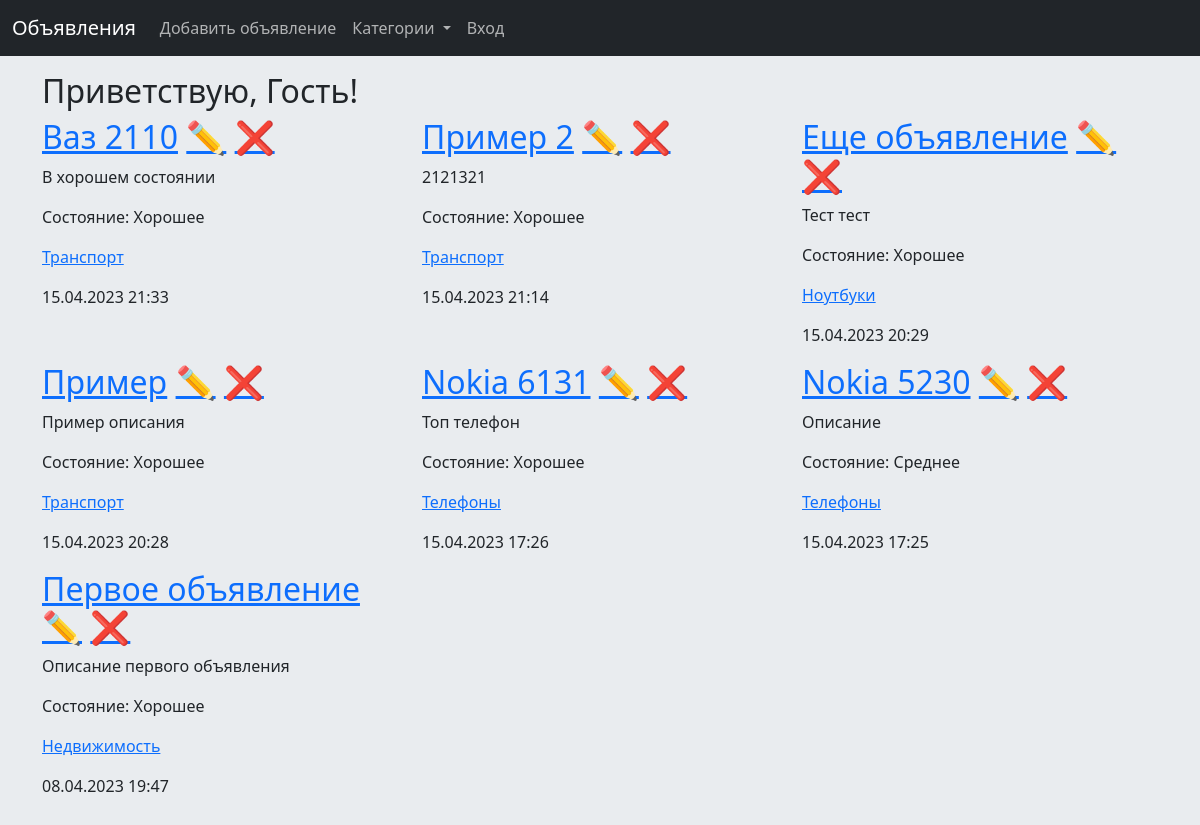
The page / on the database its author committed.
### bboardapp/models.py (models this page shows, shortened)
class Bb(models.Model):
    STATUS_CHOICES = [
        ('Go', 'Хорошее'),
        ('No', 'Среднее'),
        ('Bad', 'Плохое'),
    ]
    title = models.CharField(max_length=50, verbose_name='Название')
    text = models.TextField(null=True, blank=True, verbose_name='Описание')
    status = models.CharField(max_length=50, choices=STATUS_CHOICES, default='Go',
                              verbose_name='Состояние')
    price = models.FloatField(null=True, blank=True, verbose_name='Цена')
    published = models.DateTimeField(auto_now_add=True, db_index=True, verbose_name='Опубликовано')
    rubric = models.ForeignKey('Rubric', null=True, on_delete=models.PROTECT,
                               verbose_name='Категория')
    class Meta:
        verbose_name_plural = 'Объявления'
        verbose_name = 'Объявление'
        ordering = ['-published']

class Rubric(models.Model):
    name = models.CharField(max_length=20, db_index=True, verbose_name='Название')
    class Meta:
        verbose_name_plural = 'Категории'
        verbose_name = 'Категория'
        ordering = ['name']

### bboardapp/views.py (the view)
# urls.py: path('', MainPage.as_view(), name='index'),
class MainPage(TemplateView):
    template_name = 'bboardapp/index.html'
    def get_context_data(self, **kwargs):
        context = super().get_context_data()
        context['bbs'] = Bb.objects.all()
        context['rubrics'] = Rubric.objects.all()
        return context

### bboardapp/templates/bboardapp/index.html
{% extends 'layout/base.html' %}
{% block content %}
<div class="row">
    <h2>Приветствую, {% if not user.is_authenticated %}Гость!{% else %}{{ user.username }}!</h2>
    {% endif %}
</div>
<div class="row row-cols-3">
    {% for bb in bbs %}
    <div class="col">
        <h2><a href="{% url 'detail' pk=bb.pk %}">{{ bb.title }}</a>
            <a class="action" href="{% url 'update' pk=bb.pk %}">✏️</a>
            <a class="action" href="{% url 'delete' pk=bb.pk %}">❌</a></h2>
        <p>{{ bb.text }}</p>
        <p>Состояние: {{ bb.get_status_display }}</p>
        <p><a href="{% url 'by_rubric' bb.rubric.pk %}">{{ bb.rubric.name }}</a></p>
        <p>{{ bb.published|date:'d.m.Y H:i' }}</p>
    </div>
    {% empty %}
    <div>
        <h2>Объявления скоро появятся</h2>
    </div>
    {% endfor %}
</div>
{% endblock %}

### rows shown on the page
Bb: title "Ваз 2110", text "В хорошем состоянии", status "Хорошее", rubric.name "Транспорт", published "15.04.2023 21:33"
Bb: title "Пример 2", text "2121321", status "Хорошее", rubric.name "Транспорт", published "15.04.2023 21:14"
Bb: title "Еще объявление", text "Тест тест", status "Хорошее", rubric.name "Ноутбуки", published "15.04.2023 20:29"
Bb: title "Пример", text "Пример описания", status "Хорошее", rubric.name "Транспорт", published "15.04.2023 20:28"
Bb: title "Nokia 6131", text "Топ телефон", status "Хорошее", rubric.name "Телефоны", published "15.04.2023 17:26"
Bb: title "Nokia 5230", text "Описание", status "Среднее", rubric.name "Телефоны", published "15.04.2023 17:25"
Bb: title "Первое объявление", text "Описание первого объявления", status "Хорошее", rubric.name "Недвижимость", published "08.04.2023 19:47"
